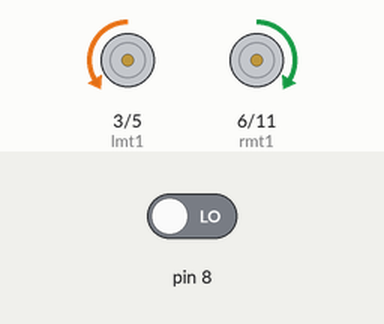
The sketch below on a simulated Arduino Uno, built with avr-gcc and run on an emulated ATmega328P. On the bench: motor-driver pin pairs drawn as motors (green arrow = first pin HIGH = forward, orange = second pin HIGH = backward, longer = more drive). The test bench sets the inputs (shaded band); at power-on: pin 8 LOW.

Above: at 1.2 s.
1.3 s: pin 8 driven HIGH
At 2.4 s:
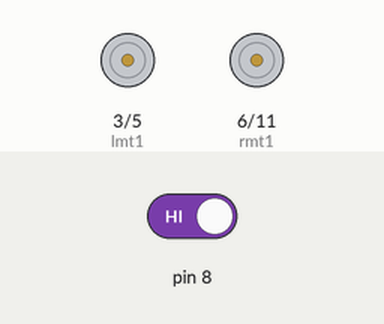
2.8 s: pin 8 driven LOW
At 3.6 s:
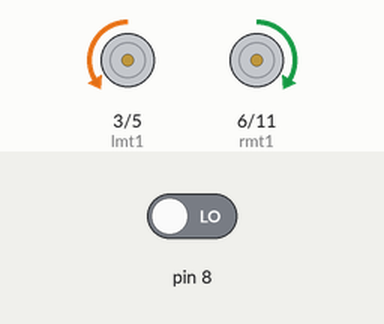
Timing chart, 0 to 5.8 s (numbered marks = the images above; inputs shaded):
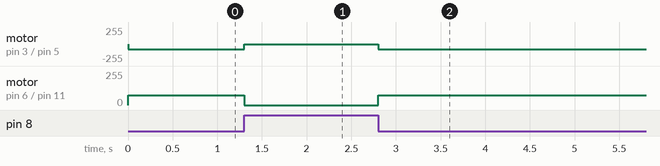

Measured:
- after the input at 1.3 s, motor on pin 3 (lmt1) / pin 5 (lmt2): backward 75/255 → stopped at once; motor on pin 6 (rmt1) / pin 11 (rmt2): forward 75/255 → stopped at once
- after the input at 2.8 s, motor on pin 3 (lmt1) / pin 5 (lmt2): stopped → backward 75/255 at once; motor on pin 6 (rmt1) / pin 11 (rmt2): stopped → forward 75/255 at once

The sketch:

_3_Move_Forward_Halt_Obstacle.ino
```cpp
int lmt1 = 3;
int lmt2 = 5;
int rmt1 = 6;
int rmt2 = 11;
int value = 75;
int sensor;

void setup() {
  // put your setup code here, to run once:
  pinMode(lmt1,OUTPUT);
  pinMode(lmt2,OUTPUT);
  pinMode(rmt1,OUTPUT);
  pinMode(rmt2,OUTPUT);
  pinMode(8, INPUT);
}

void loop() {
  // put your main code here, to run repeatedly:
  sensor = digitalRead(8);
  if(sensor == HIGH) {
      halt();
  }
  else {
    goForward();
  }
}

void halt() {
  analogWrite(lmt1, 0);
  analogWrite(lmt2, 0);
  analogWrite(rmt1, 0);
  analogWrite(rmt2, 0);
}

void goLeft() {
  rightMotorHalt();
  leftMotorForward();
}

void goRight() {
  leftMotorHalt();
  rightMotorForward();
}

void goBackward() {
  leftMotorForward();
  rightMotorForward();
}

void goForward() {
  leftMotorBackward();
  rightMotorBackward();
}

void turnRight() {
  rightMotorForward();
  leftMotorBackward();
}

void turnLeft() {
  leftMotorForward();
  rightMotorBackward();
}

void leftMotorForward() {
  analogWrite(lmt1, value);
  analogWrite(lmt2, 0);
}

void leftMotorBackward() {
  analogWrite(lmt1, 0);
  analogWrite(lmt2, value);
}

void leftMotorHalt() {
  analogWrite(lmt1, 0);
  analogWrite(lmt2, 0);
}

void rightMotorForward() {
  analogWrite(rmt1, 0);
  analogWrite(rmt2, value);
}

void rightMotorBackward() {
  analogWrite(rmt1, value);
  analogWrite(rmt2, 0);
}

void rightMotorHalt() {
  analogWrite(rmt1, 0);
  analogWrite(rmt2, 0);
}
```
